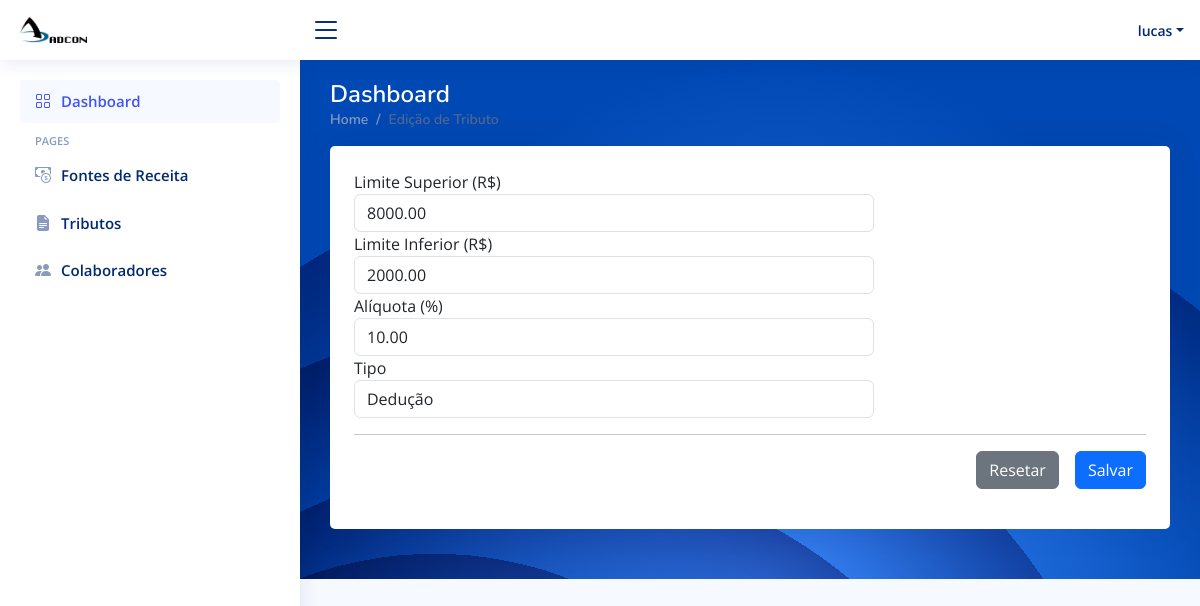
Screenshot of /criterios/2/update/2/ (signed in) with the database file from the repository.
### app/models.py (models this page shows)
class Criterios(models.Model):
    id_aliquotas = models.AutoField(primary_key=True)
    deducao_imposto = models.CharField(max_length=100, blank=True, null=True)
    limite_superior = models.DecimalField(max_digits=10, decimal_places=2, null=True, blank=True)
    limite_inferior = models.DecimalField(max_digits=10, decimal_places=2, null=True, blank=True)
    aliquota = models.DecimalField(max_digits=10, decimal_places=2)

### app/views.py (the view, shortened to what this page needs)
# urls.py: path('criterios/<int:tributo_id>/update/<int:criterio_id>/', views.editar_criterio, name='update_criterio'),
@login_required(login_url='/')
def editar_criterio(request, tributo_id, criterio_id):
    tributo = get_object_or_404(Tributo, id_tributo=tributo_id)
    criterio = get_object_or_404(Criterios, id_aliquotas=criterio_id)
    return render(request, 'frontend/editar_criterio.html', {
        'tributo': tributo,
        'criterio': criterio
    })

### app/templates/frontend/editar_criterio.html (shortened to what this page needs)
<html lang="en">
{% load static %}
<head>
  <link href="{% static "vendor/bootstrap/css/bootstrap.min.css" %}" rel="stylesheet">
  <link href="{% static "vendor/bootstrap-icons/bootstrap-icons.css" %}" rel="stylesheet">
  <link href="{% static "vendor/boxicons/css/boxicons.min.css" %}" rel="stylesheet">
  <link href="{% static "vendor/quill/quill.snow.css" %}" rel="stylesheet">
  <link href="{% static "vendor/quill/quill.bubble.css" %}" rel="stylesheet">
  <link href="{% static "vendor/remixicon/remixicon.css" %}" rel="stylesheet">
  <link href="{% static "vendor/simple-datatables/style.css" %}" rel="stylesheet">
  <link href="{% static "css/style.css" %}" rel="stylesheet">
</head>
<body>
  <header id="header" class="header fixed-top d-flex align-items-center">
    <div class="d-flex align-items-center justify-content-between">
      <a href="{% url 'index' %}" class="logo d-flex align-items-center">
        <img src="{% static "img/logo.png" %}" alt="">
      </a>
      <i class="bi bi-list toggle-sidebar-btn"></i>
    </div>
    <nav class="header-nav ms-auto">
      <ul class="d-flex align-items-center">
        <li class="nav-item dropdown pe-3">
          <a class="nav-link nav-profile d-flex align-items-center pe-0" href="#" data-bs-toggle="dropdown">
            <span class="d-none d-md-block dropdown-toggle ps-2">{{user.username}}</span>
          </a>
        </li>
      </ul>
    </nav>
  </header>
  <aside id="sidebar" class="sidebar">
    <ul class="sidebar-nav" id="sidebar-nav">
      <li class="nav-item">
        <a class="nav-link " href="{% url 'index' %}">
          <i class="bi bi-grid"></i>
          <span>Dashboard</span>
        </a>
      </li>
      <li class="nav-heading">Pages</li>
      <li class="nav-item">
        <a class="nav-link collapsed" href="{% url 'fontes_receitas' %}">
          <i class="bi bi-cash-coin"></i>
          <span>Fontes de Receita</span>
        </a>
      </li>
      <li class="nav-item">
        <a class="nav-link collapsed" href="{% url 'tributos' %}">
          <i class="bi bi-file-earmark-text-fill"></i>
          <span>Tributos</span>
        </a>
      </li>
      <li class="nav-item">
        <a class="nav-link collapsed" href={% url 'colaboradores' %}>
          <i class="bi bi-people-fill"></i>
          <span>Colaboradores</span>
        </a>
      </li>
    </ul>
  </aside>
  <main id="main" class="main" style="background-image: url('{% static "img/graphic-side.svg" %}')">
    <div class="pagetitle">
      <h1 class="text-white">Dashboard</h1>
      <nav>
        <ol class="breadcrumb">
          <li class="breadcrumb-item"><a href="index">Home</a></li>
          <li class="breadcrumb-item active">Edição de Tributo</li>
        </ol>
      </nav>
    </div>
    <section class="section dashboard">
    <div class="card">
        <div class="card-body p-4">
            <form action="{% url 'update_criterio' tributo_id=tributo.id_tributo criterio_id=criterio.id_aliquotas %}" method="POST"> {% csrf_token %}
                  <div class="row">
                    <div class="col-md-8">
                      <div class="form-group">
                        <label for="nomeEmpresa">Limite Superior (R$)</label>
                        <input type="number" class="form-control" name="limite_superior" value="{{ criterio.limite_superior }}">
                      </div>
                    </div>
                  </div>
                  <div class="row">
                    <div class="col-md-8">
                      <div class="form-group">
                        <label for="nomeEmpresa">Limite Inferior (R$)</label>
                        <input type="number" class="form-control" name="limite_inferior" value="{{ criterio.limite_inferior }}">
                      </div>
                    </div>
                  </div>
                  <div class="row">
                    <div class="col-md-8">
                      <div class="form-group">
                        <label for="nomeEmpresa">Alíquota (%)</label>
                        <input type="number" class="form-control" name="aliquota" value="{{ criterio.aliquota }}">
                      </div>
                    </div>
                  </div>
                  <div class="row">
                    <div class="col-md-8">
                      <div class="form-group">
                        <label for="nomeEmpresa">Tipo</label>
                        <select class="form-control" id="regimeApuracao0" name="deducao_imposto" data-value="{{ criterio.deducao_imposto }}">
                          <option value="deducao">Dedução</option>
                        </select>
                      </div>
                    </div>
                  </div><hr>
                    <div class="modal-footer">
                     <button type="reset" class="btn btn-secondary mx-3" data-dismiss="modal">Resetar</button>
                     <button type="submit" class="btn btn-primary" id="salvarEmpresa">Salvar</button>
                    </div>
                </form>
        </div>
    </div>
    </section>
  </main>
</body>
</html>

### app/static/css/style.css (style rules this page uses)
:root { scroll-behavior: smooth; }
body { font-family: "Open Sans", sans-serif; background: #f6f9ff; color: #444444; }
a { color: #4154f1; text-decoration: none; }
h1, h2, h3, h4, h5, h6 { font-family: "Nunito", sans-serif; }
#main { margin-top: 60px; padding: 20px 30px; transition: all 0.3s; }
.pagetitle { margin-bottom: 10px; }
.pagetitle h1 { font-size: 24px; margin-bottom: 0; font-weight: 600; color: #012970; }
.card { margin-bottom: 30px; border: none; border-radius: 5px; box-shadow: 0px 0 30px rgba(1, 41, 112, 0.1); }
.card-body { padding: 0 20px 20px 20px; }
.breadcrumb { font-size: 14px; font-family: "Nunito", sans-serif; color: #899bbd; font-weight: 600; }
.breadcrumb a { color: #899bbd; transition: 0.3s; }
.breadcrumb .breadcrumb-item::before { color: #899bbd; }
.breadcrumb .active { color: #51678f; font-weight: 600; }
.logo { line-height: 1; }
@media (min-width: 1200px) { .logo { width: 280px; } }
.logo img { max-height: 26px; margin-right: 6px; }
.header { transition: all 0.5s; z-index: 997; height: 60px; box-shadow: 0px 2px 20px rgba(1, 41, 112, 0.1); background-color: #fff; padding-left: 20px; }
.header .toggle-sidebar-btn { font-size: 32px; padding-left: 10px; cursor: pointer; color: #012970; }
.header-nav ul { list-style: none; }
.header-nav>ul { margin: 0; padding: 0; }
.header-nav .nav-profile { color: #012970; }
.header-nav .nav-profile span { font-size: 14px; font-weight: 600; }
.sidebar { position: fixed; top: 60px; left: 0; bottom: 0; width: 300px; z-index: 996; transition: all 0.3s; padding: 20px; overflow-y: auto; scrollbar-width: thin; scrollbar-color: #aab7cf transparent; box-shadow: 0px 0px 20px rgba(1, 41, 112, 0.1); background-color: #fff; }
@media (min-width: 1200px) { #main, #footer { margin-left: 300px; } }
.sidebar-nav { padding: 0; margin: 0; list-style: none; }
.sidebar-nav li { padding: 0; margin: 0; list-style: none; }
.sidebar-nav .nav-item { margin-bottom: 5px; }
.sidebar-nav .nav-heading { font-size: 11px; text-transform: uppercase; color: #899bbd; font-weight: 600; margin: 10px 0 5px 15px; }
.sidebar-nav .nav-link { display: flex; align-items: center; font-size: 15px; font-weight: 600; color: #4154f1; transition: 0.3; background: #f6f9ff; padding: 10px 15px; border-radius: 4px; }
.sidebar-nav .nav-link i { font-size: 16px; margin-right: 10px; color: #4154f1; }
.sidebar-nav .nav-link.collapsed { color: #012970; background: #fff; }
.sidebar-nav .nav-link.collapsed i { color: #899bbd; }

### rows the page displays
Criterios: limite_superior "8000.00", limite_inferior "2000.00", aliquota "10.00", deducao_imposto "Dedução"

### other values shown
{{ user.username }} "lucas"
